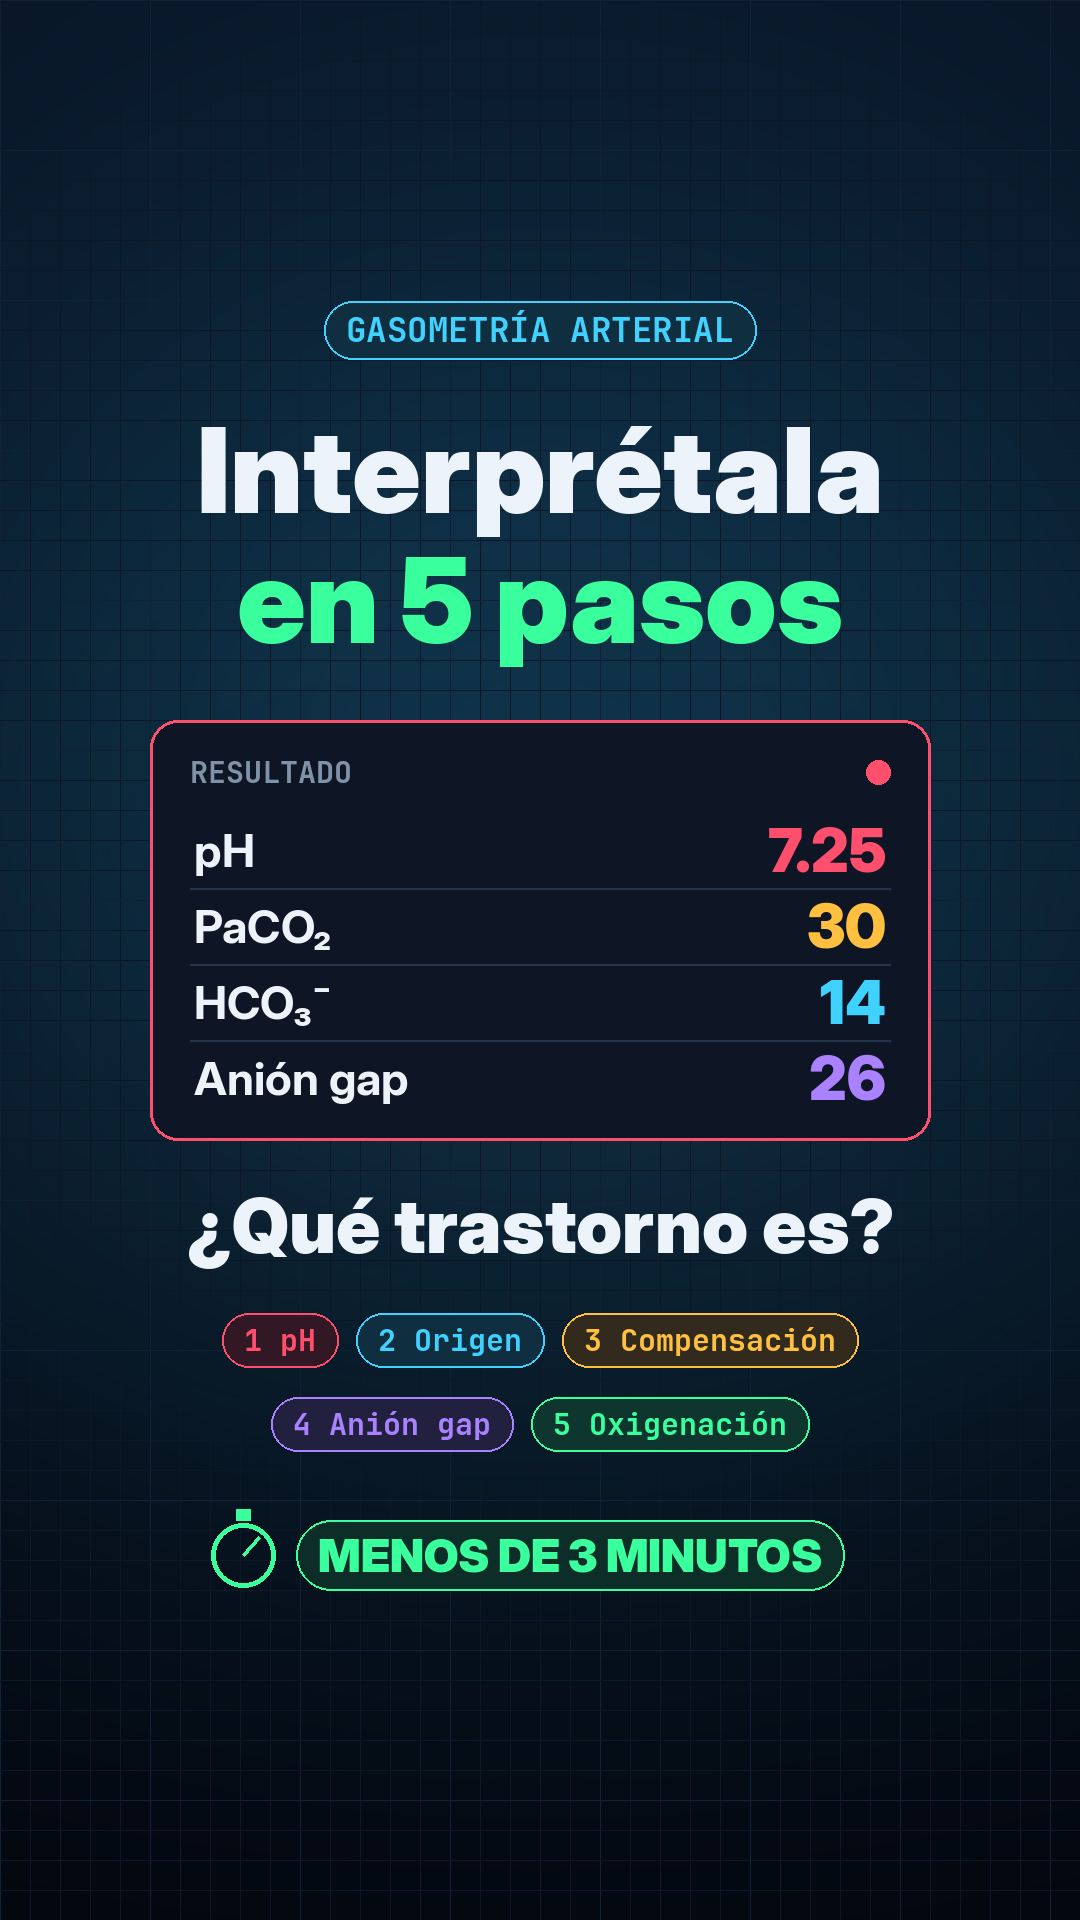

Source code (Python):
#!/usr/bin/env python3
"""Genera la miniatura (portada) del reel de gasometría con el mismo estilo del video.

Salidas:
    miniatura.png          1080x1920 (portada del Reel / TikTok)
    miniatura_feed.png     1080x1440 (recorte 3:4 que se ve en la cuadrícula del perfil)
"""
import importlib.util
import math
import os

from PIL import Image, ImageDraw, ImageFilter

AQUI = os.path.dirname(os.path.abspath(__file__))
_spec = importlib.util.spec_from_file_location("gas", os.path.join(AQUI, "generar.py"))
m = importlib.util.module_from_spec(_spec)
_spec.loader.exec_module(m)
g = m.g
F, mix, pildora, tarjeta, palomita = g.F, g.mix, g.pildora, g.tarjeta, g.palomita
W, H = g.W, g.H
BG, PANEL, BLANCO, GRIS = g.BG, g.PANEL, g.BLANCO, g.GRIS
VERDE, CIAN, CORAL, AMBAR, VIOLETA = g.VERDE, g.CIAN, g.CORAL, g.AMBAR, g.VIOLETA


def resplandor(img, box, col, radio=60, fuerza=0.55):
    capa = Image.new("RGB", img.size, (0, 0, 0))
    ImageDraw.Draw(capa).rounded_rectangle(box, radius=40, fill=col)
    capa = capa.filter(ImageFilter.GaussianBlur(radio))
    return Image.blend(img, Image.composite(capa, img, capa.convert("L")), fuerza)


def main():
    img = g.fondo()
    # zona segura del feed 3:4 (1080x1440) centrada: y de 240 a 1680
    img = resplandor(img, [120, 760, W - 120, 1260], (60, 20, 30), 120, 0.6)
    d = ImageDraw.Draw(img)

    # etiqueta superior
    pildora(d, W / 2, 330, "GASOMETRÍA ARTERIAL", CIAN, F(g.F_MONO, 34))

    # titular
    d.text((W / 2, 470), "Interprétala", font=F(g.F_BLACK, 118), fill=BLANCO, anchor="mm")
    d.text((W / 2, 600), "en 5 pasos", font=F(g.F_BLACK, 118), fill=VERDE, anchor="mm")

    # reporte con valores alterados
    x0, x1, y0 = 150, W - 150, 720
    tarjeta(d, [x0, y0, x1, y0 + 420], fill=(14, 22, 38), borde=CORAL, w=3)
    d.text((x0 + 40, y0 + 52), "RESULTADO", font=F(g.F_MONO, 30), fill=GRIS, anchor="lm")
    d.ellipse([x1 - 64, y0 + 40, x1 - 40, y0 + 64], fill=CORAL)
    filas = [("pH", "7.25", CORAL), ("PaCO₂", "30", AMBAR), ("HCO₃⁻", "14", CIAN), ("Anión gap", "26", VIOLETA)]
    for i, (nom, val, col) in enumerate(filas):
        y = y0 + 130 + i * 76
        d.text((x0 + 44, y), nom, font=F(g.F_BOLD, 46), fill=BLANCO, anchor="lm")
        d.text((x1 - 44, y), val, font=F(g.F_BLACK, 60), fill=col, anchor="rm")
        if i < 3:
            d.line([(x0 + 40, y + 38), (x1 - 40, y + 38)], fill=(36, 52, 76), width=2)

    # pregunta gancho
    d.text((W / 2, 1225), "¿Qué trastorno es?", font=F(g.F_BLACK, 76), fill=BLANCO, anchor="mm")

    # los 5 pasos como chips
    pasos = [("pH", CORAL), ("Origen", CIAN), ("Compensación", AMBAR), ("Anión gap", VIOLETA), ("Oxigenación", VERDE)]
    f = F(g.F_MONO, 30)
    filas_chips = [pasos[:3], pasos[3:]]
    for r, fila in enumerate(filas_chips):
        anchos = [d.textlength(f"{i} {n}", font=f) + 44 for i, (n, _) in enumerate(fila)]
        sep = 18
        x = W / 2 - (sum(anchos) + sep * (len(fila) - 1)) / 2
        for k, ((n, col), a) in enumerate(zip(fila, anchos)):
            num = k + 1 + r * 3
            pildora(d, x + a / 2, 1340 + r * 84, f"{num} {n}", col, f)
            x += a + sep

    # sello de tiempo
    box = pildora(d, W / 2 + 30, 1555, "MENOS DE 3 MINUTOS", VERDE, F(g.F_BLACK, 46), fill=mix(BG, VERDE, 0.14))
    cx, cy = box[0] - 52, 1555
    d.ellipse([cx - 32, cy - 32, cx + 32, cy + 32], outline=VERDE, width=5)
    d.line([(cx, cy), (cx + 16, cy - 18)], fill=VERDE, width=5)
    d.rectangle([cx - 7, cy - 46, cx + 7, cy - 35], fill=VERDE)

    img.save(os.path.join(AQUI, "miniatura.png"), optimize=True)
    img.crop((0, 240, W, 1680)).save(os.path.join(AQUI, "miniatura_feed.png"), optimize=True)
    print("Listo: miniatura.png y miniatura_feed.png")


if __name__ == "__main__":
    main()
